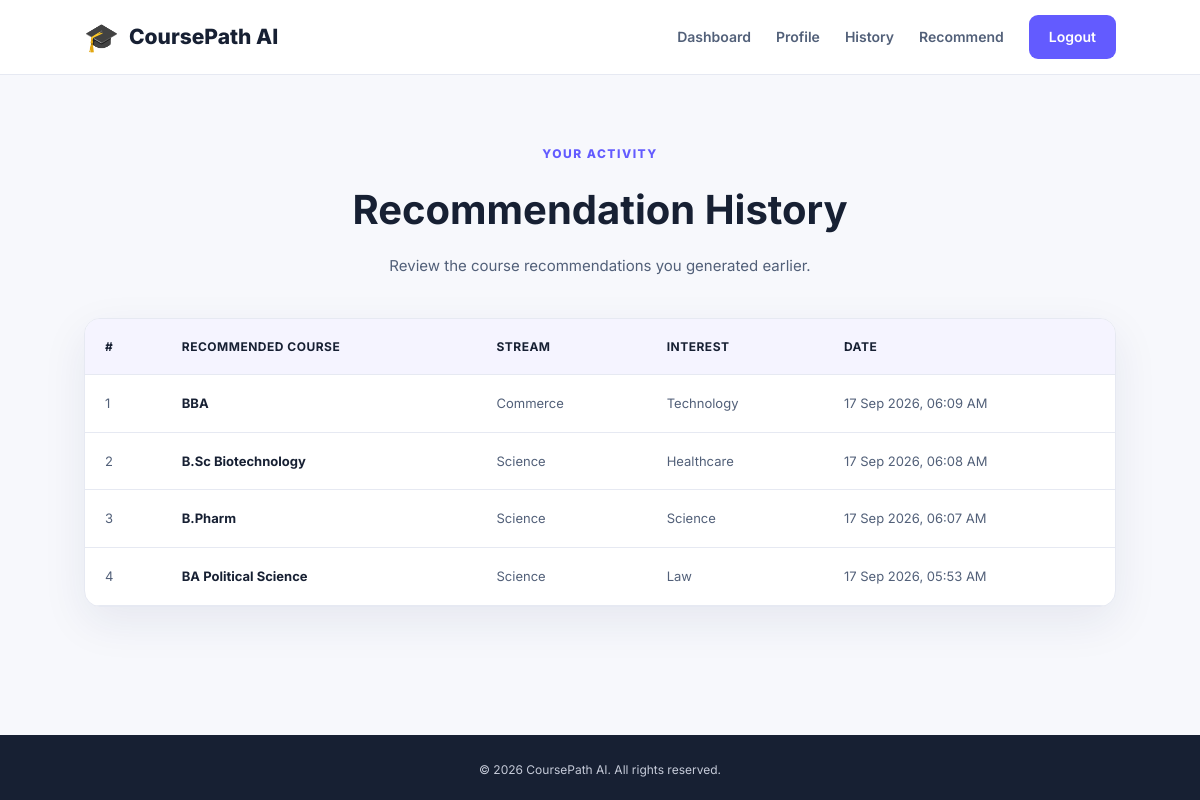
The page /history (signed in) on the database its author committed.
### app.py (models this page shows)
class RecommendationHistory(db.Model):
    id = db.Column(
        db.Integer,
        primary_key=True
    )
    user_id = db.Column(
        db.Integer,
        db.ForeignKey("user.id"),
        nullable=False
    )
    predicted_course = db.Column(
        db.String(150),
        nullable=False
    )
    stream = db.Column(
        db.String(50),
        nullable=True
    )
    interest = db.Column(
        db.String(150),
        nullable=True
    )
    created_at = db.Column(
        db.DateTime,
        default=datetime.utcnow
    )
    user = db.relationship(
        "User",
        backref=db.backref(
            "recommendation_history",
            lazy=True
        )
    )

### app.py (the view)
@app.route("/history")
@login_required
def history():
    recommendations = RecommendationHistory.query.filter_by(
        user_id=current_user.id
    ).order_by(
        RecommendationHistory.created_at.desc()
    ).all()
    return render_template(
        "history.html",
        recommendations=recommendations
    )

### app.py (called while the page is built)
@login_manager.user_loader
def load_user(user_id):
    return db.session.get(User, int(user_id))

### templates/history.html (shortened to what this page needs)
<!DOCTYPE html>
<html lang="en">
<head>
    <link rel="stylesheet"
          href="{{ url_for('static', filename='css/style.css') }}">
</head>
<body>
<nav class="navbar">
    <a href="{{ url_for('home') }}" class="brand">
        <span class="brand-icon">🎓</span>
        CoursePath AI
    </a>
    <div class="nav-links">
        <a href="{{ url_for('dashboard') }}">Dashboard</a>
        <a href="{{ url_for('profile') }}">Profile</a>
        <a href="{{ url_for('history') }}">History</a>
        <a href="{{ url_for('recommend') }}">Recommend</a>
        <a href="{{ url_for('logout') }}" class="nav-button">Logout</a>
    </div>
</nav>
<main class="history-page">
    <div class="page-heading">
        <span>YOUR ACTIVITY</span>
        <h1>Recommendation History</h1>
        <p>
            Review the course recommendations you generated earlier.
        </p>
    </div>
    {% if recommendations %}
        <div class="history-table-wrapper">
            <table class="history-table">
                <thead>
                    <tr>
                        <th>#</th>
                        <th>Recommended Course</th>
                        <th>Stream</th>
                        <th>Interest</th>
                        <th>Date</th>
                    </tr>
                </thead>
                <tbody>
                    {% for item in recommendations %}
                        <tr>
                            <td>{{ loop.index }}</td>
                            <td>
                                <strong>
                                    {{ item.predicted_course }}
                                </strong>
                            </td>
                            <td>
                                {{ item.stream or "Not specified" }}
                            </td>
                            <td>
                                {{ item.interest or "Not specified" }}
                            </td>
                            <td>
                                {{ item.created_at.strftime('%d %b %Y, %I:%M %p') }}
                            </td>
                        </tr>
                    {% endfor %}
                </tbody>
            </table>
        </div>
    {% endif %}
</main>
<footer class="footer">
    <p>© 2026 CoursePath AI. All rights reserved.</p>
</footer>
</body>
</html>

### static/css/style.css (style rules this page uses)
* { margin: 0; padding: 0; box-sizing: border-box; }
:root { --primary: #635bff; --primary-dark: #4f46e5; --secondary: #06b6d4; --dark: #172033; --text: #526079; --light: #f7f8fc; --white: #ffffff; --border: #e6e9f2; --shadow: 0 15px 45px rgba(31, 41, 85, 0.08); }
body { font-family: "Inter", sans-serif; background: var(--light); color: var(--dark); line-height: 1.6; }
a { text-decoration: none; color: inherit; }
.navbar { width: 100%; min-height: 75px; padding: 0 7%; display: flex; align-items: center; justify-content: space-between; background: var(--white); border-bottom: 1px solid var(--border); }
.brand { display: flex; align-items: center; gap: 10px; font-size: 21px; font-weight: 800; color: var(--dark); }
.brand-icon { font-size: 28px; }
.nav-links { display: flex; align-items: center; gap: 25px; font-size: 14px; font-weight: 600; color: var(--text); }
.nav-button { padding: 11px 20px; color: var(--white) !important; background: var(--primary); border-radius: 9px; }
.footer { padding: 25px 7%; text-align: center; background: var(--dark); color: #c5cad8; font-size: 12px; }
.dashboard-page, .form-page, .results-page, .history-page { min-height: calc(100vh - 140px); padding: 65px 7%; }
.welcome-label, .page-heading > span { color: var(--primary); font-size: 12px; font-weight: 800; letter-spacing: 1.5px; }
.page-heading { max-width: 750px; margin: 0 auto 40px; text-align: center; }
.page-heading h1 { margin: 12px 0; font-size: 40px; }
.page-heading p { color: var(--text); font-size: 15px; }
.history-table-wrapper { max-width: 1100px; margin: auto; overflow-x: auto; background: var(--white); border: 1px solid var(--border); border-radius: 16px; box-shadow: var(--shadow); }
.history-table { width: 100%; border-collapse: collapse; min-width: 700px; }
.history-table th, .history-table td { padding: 18px 20px; text-align: left; border-bottom: 1px solid var(--border); font-size: 13px; }
.history-table th { background: #f5f4ff; color: var(--dark); font-size: 12px; text-transform: uppercase; letter-spacing: 0.5px; }
.history-table td { color: var(--text); }
.history-table td strong { color: var(--dark); }

### rows shown on the page
RecommendationHistory: predicted_course "BBA", stream "Commerce", interest "Technology", created_at "17 Sep 2026, 06:09 AM"
RecommendationHistory: predicted_course "B.Sc Biotechnology", stream "Science", interest "Healthcare", created_at "17 Sep 2026, 06:08 AM"
RecommendationHistory: predicted_course "B.Pharm", stream "Science", interest "Science", created_at "17 Sep 2026, 06:07 AM"
RecommendationHistory: predicted_course "BA Political Science", stream "Science", interest "Law", created_at "17 Sep 2026, 05:53 AM"
